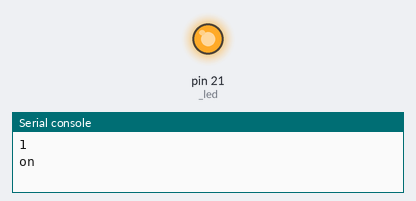
The program below on a simulated MicroPython board. Shown: output pins drawn as LEDs (lit = HIGH), the last lines printed to the serial console. At 1.6 s the program stops and its outputs stay as they are.

Above: at 0.1 s.
At 1.5 s:
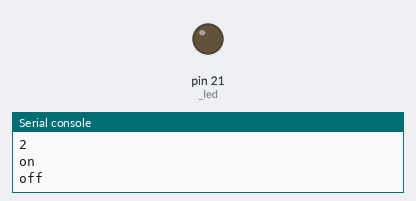
Timing chart, 0 to 3.0 s (numbered marks = the images above):
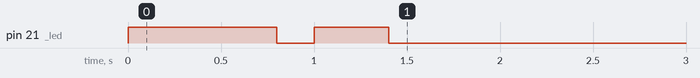

The program:

internal_led.py
```python
MORSE_TABEL = [
    ["A", [1, 2]],
    ["B", [2, 1, 1, 1]],
    ["C", [2, 1, 2, 1]],
    ["D", [2, 1, 1]],
    ["E", [1]],
    ["F", [1, 1, 2, 1]],
    ["G", [2, 2, 1]],
    ["H", [1, 1, 1, 1]],
    ["I", [1, 1]],
    ["J", [1, 2, 2, 2]],
    ["K", [2, 1, 2]],
    ["L", [1, 2, 1, 1]],
    ["M", [2, 2]],
    ["N", [2, 1]],
    ["O", [2, 2, 2]],
    ["P", [1, 2, 2, 1]],
    ["Q", [2, 2, 1, 2]],
    ["R", [1, 2, 1]],
    ["S", [1, 1, 1]],
    ["T", [2]],
    ["U", [1, 1, 2]],
    ["V", [1, 1, 1, 2]],
    ["W", [1, 2, 2]],
    ["X", [2, 1, 1, 2]],
    ["Y", [2, 1, 2, 2]],
    ["Z", [2, 2, 1, 1]],
]


TIME_LINE = 0.8
TIME_DOT = 0.4
TIME_BETWEEN = 0.2

from machine import Pin
from utime import sleep
#use unstable firmware of the w-version  !!!!
PIN_LED = 21
_led = Pin (PIN_LED, Pin.OUT)


def on(): #functie
    _led.on()

def off():
    _led.off()

def line():
    on()
    print("on")
    sleep(TIME_LINE)
    off()
    print("off")


def dot():
    on()
    print("on")
    sleep(TIME_DOT)
    off()
    print("off")


def morse2_led(x):
    for i in range(len(x)):
        print(x[i])
        if x[i] == 1:
            line()
            off()
            sleep(TIME_BETWEEN)

        elif x[i] == 2:
            dot()
            off()
            sleep(TIME_BETWEEN)

morse2_led(MORSE_TABEL[0][1])
```

Measured:
- by itself, pin 21 (_led): LOW → HIGH at 0.00 s, → LOW 0.80 s later, → HIGH 0.20 s later, → LOW 0.40 s later
